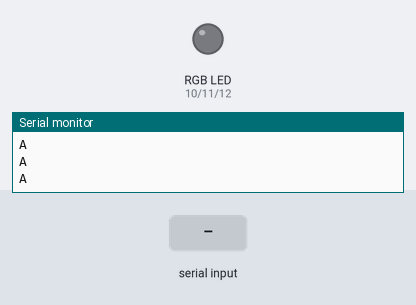
Simulated run of this sketch. Board: Arduino Uno, built with avr-gcc and run on an emulated ATmega328P. Parts: an RGB LED mixed from three pins (HIGH = lit), the last lines printed to the serial monitor. The test bench sets the inputs (shaded band).

Above: at 1.0 s.
1.1 s: "1" received over Serial
At 2.6 s:
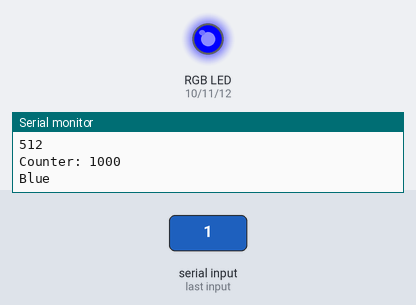
3.7 s: "0" received over Serial
5.2 s: "2" received over Serial
Timing chart, 0 to 8.2 s (numbered marks = the images above; inputs shaded):
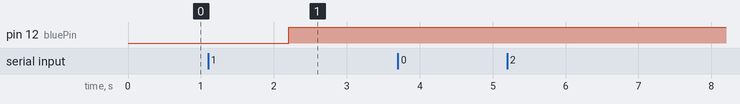

Measured:
- after the input at 1.1 s, pin 12 (bluePin): LOW → HIGH after 1.1 s

The sketch:

muis_rgb_feedback.ino
```cpp
char data; // Data received from the serial port
int signal=A0;
int value=0;
int redPin=10;
int greenPin=11;
int bluePin=12;
int rood = 0;
int counter = 0;

bool ledState = false; // state variable for the LED

void setup()
{
  Serial.begin(9600);          // opens serial port, sets data rate to 9600 bps
  establishContact();          // send a byte to establish contact until receiver responds
  pinMode(signal,INPUT);
  pinMode(redPin, OUTPUT);
  pinMode(greenPin, OUTPUT);
  pinMode(bluePin, OUTPUT);
  digitalWrite(redPin, ledState);
  digitalWrite(greenPin, ledState);
  digitalWrite(bluePin, ledState);
}
void loop()
{

  if (Serial.available() > 0) { // If data is available to read,
    data = Serial.read(); // read it and store it in data
    Serial.println(data);

    if(data == '1') //if we get a 1
    {
      Serial.println("Mouse unlocked");
      delay(500);
      value=analogRead(signal);
      Serial.println(value);
      delay(500);

      //Conditions for different colors
      if (value>1020)
      {
        Serial.println("Green");
        setColor(0, 255, 0);  // green
        counter = 0; // reset counter
      }
      else if (value<= 1020)
      {
        counter += 1000; // update counter
        Serial.print("Counter: ");
        Serial.println(counter);
        if (counter < 10000) {
          setColor(0,0,255);  // blue
          Serial.println("Blue");
        }
        else {
          setColor(255,0,0); // red
          Serial.println("Red");
        }
      }
    }
    if(data == '0') //if we get a 0
    {
      Serial.println("mouse locked");
      counter = 0; // reset counter

      delay(100);
    }

  }
}


void setColor(int red, int green, int blue)
{
  #ifdef COMMON_ANODE
    red = 255 - red;
    green = 255 - green;
    blue = 255 - blue;
  #endif
  analogWrite(redPin, red);
  analogWrite(greenPin, green);
  analogWrite(bluePin, blue);
}

void establishContact() {
  while (Serial.available() <= 0) {
  Serial.println("A");   // send a capital A
  delay(300);
  }
}
```
